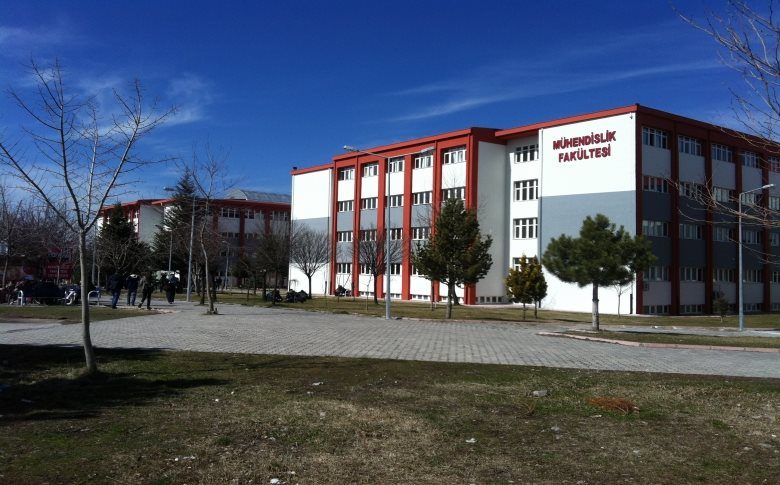
%> input picture Workspace/CTE/ImageProcessing/W1/basicsImg/faculty.jpg, 780 x 485 px
$ octave advanced.m   (GNU Octave 9; MATLAB toolbox functions it lacks are replaced by stand-ins)
%> lines starting %> are read from the running program, lines starting %| are printed output that depends on the picture
close all;

im = imread('basicsImg/faculty.jpg');
%> im is the input picture: size 485x780x3 uint8; mean R, G, B 72.4, 82.8, 102.5
figure; imshow(im);
%% Convertion
imG = im2gray(im);
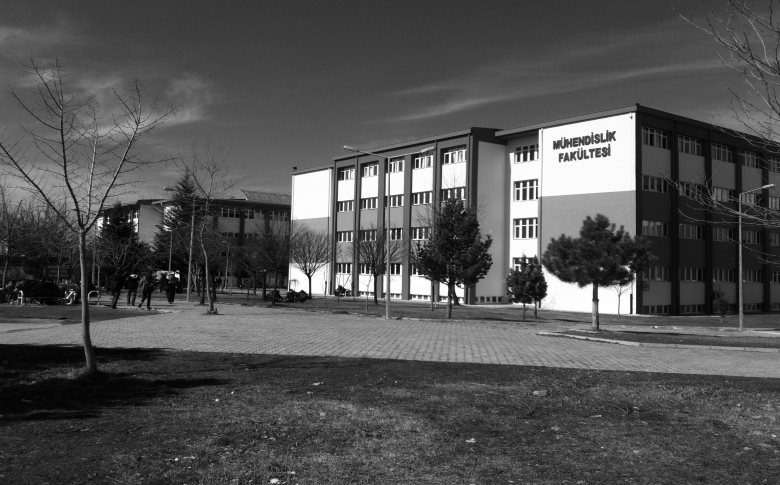
%> imG: size 485x780 uint8; min 0, max 255, mean 81.9
imD = im2double(imG); % Convert to double and map it 0.0-1.0

imDD = double(imG);  % Convert to double and don't map it. (0-255)

%% Scale image 1.5 time with certain Interpolation Technics
imR1 = imresize(im, 1.5, 'nearest');
imR2 = imresize(im, 1.5, 'bilinear');
imR3 = imresize(im, 1.5, 'bicubic');

%% Show 3 imgs in 1 figure using subplot
figure; subplot(1,3,1), imshow(imR1), title('Nearest-neighbor Interpolation');
subplot(1,3,2), imshow(imR2), title('Bilinear Interpolation');
subplot(1,3,3), imshow(imR3), title('Bicubic Interpolation');

%% Rotation
imRot = imrotate(im, 45, 'bilinear'); % Rotate Counter Clock Wise 45 degrees
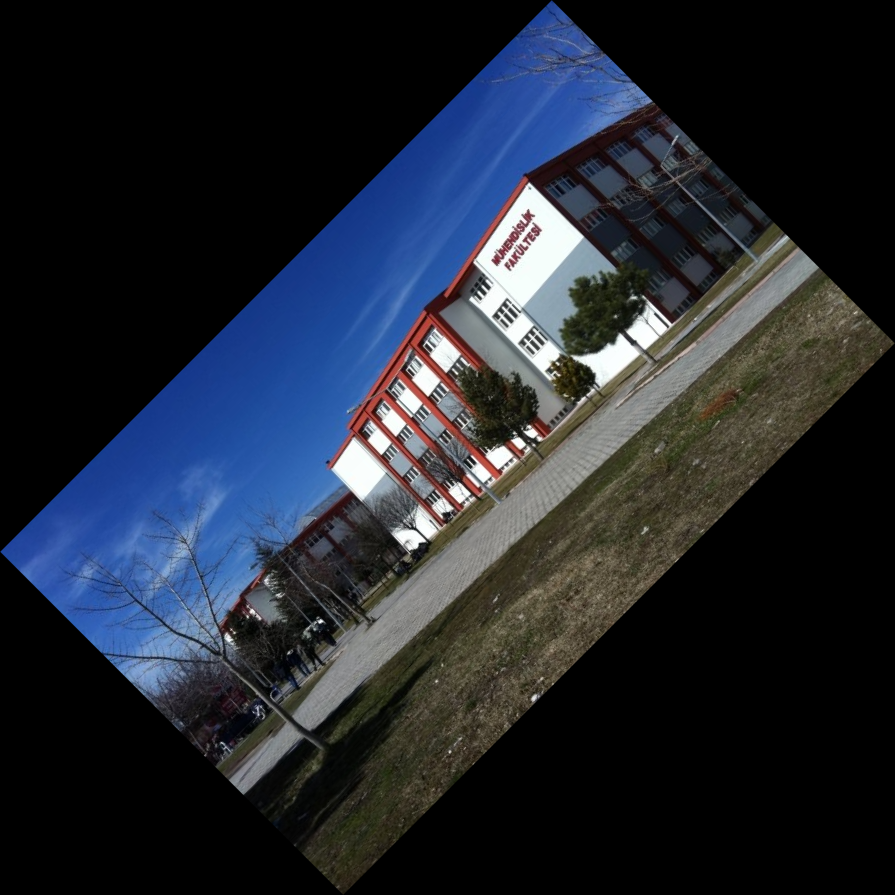
%> imRot: size 895x895x3 uint8; mean R, G, B 34.2, 39.1, 48.4
figure; imshow(imRot); title('Faculty 45 degree');

%% Cropping
imCrop = imcrop(im, [40 40 200 200]); % Start Cropping at 40, 40 and crop 200 by 200 pixels more (result is 201x201 matrix)
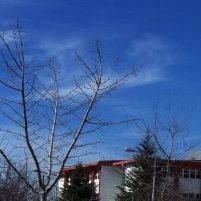
%> imCrop: size 201x201x3 uint8; mean R, G, B 60.2, 92, 147.9
figure; imshow(imCrop); title('Cropped Image');
